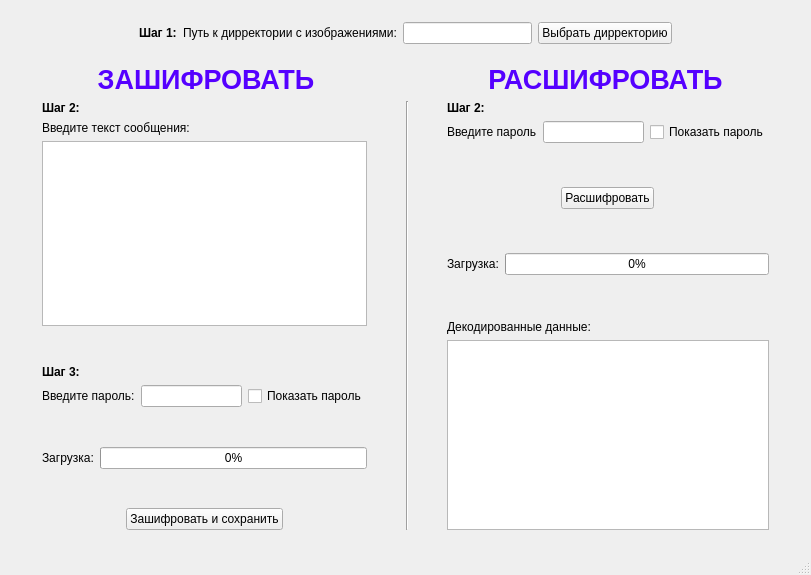
<?xml version="1.0" encoding="UTF-8"?>
<ui version="4.0">
 <class>MainWindow</class>
 <widget class="QMainWindow" name="MainWindow">
  <property name="geometry">
   <rect>
    <x>0</x>
    <y>0</y>
    <width>811</width>
    <height>575</height>
   </rect>
  </property>
  <property name="windowTitle">
   <string>Steganography Software</string>
  </property>
  <property name="autoFillBackground">
   <bool>false</bool>
  </property>
  <property name="styleSheet">
   <string notr="true"/>
  </property>
  <widget class="QWidget" name="centralwidget">
   <layout class="QVBoxLayout" name="verticalLayout_5">
    <item>
     <spacer name="verticalSpacer_5">
      <property name="orientation">
       <enum>Qt::Vertical</enum>
      </property>
      <property name="sizeHint" stdset="0">
       <size>
        <width>20</width>
        <height>40</height>
       </size>
      </property>
     </spacer>
    </item>
    <item>
     <layout class="QHBoxLayout" name="horizontalLayout_2">
      <item>
       <spacer name="horizontalSpacer_5">
        <property name="orientation">
         <enum>Qt::Horizontal</enum>
        </property>
        <property name="sizeHint" stdset="0">
         <size>
          <width>40</width>
          <height>20</height>
         </size>
        </property>
       </spacer>
      </item>
      <item>
       <widget class="QLabel" name="label_4">
        <property name="text">
         <string>&lt;html&gt;&lt;head/&gt;&lt;body&gt;&lt;p&gt;&lt;span style=&quot; font-weight:600;&quot;&gt;Шаг 1:&lt;/span&gt;&lt;/p&gt;&lt;/body&gt;&lt;/html&gt;</string>
        </property>
       </widget>
      </item>
      <item>
       <widget class="QLabel" name="label_3">
        <property name="text">
         <string>Путь к дирректории с изображениями:</string>
        </property>
       </widget>
      </item>
      <item>
       <widget class="QLineEdit" name="lineEdit"/>
      </item>
      <item>
       <widget class="QPushButton" name="pushButton">
        <property name="autoFillBackground">
         <bool>false</bool>
        </property>
        <property name="text">
         <string>Выбрать дирректорию</string>
        </property>
        <property name="autoDefault">
         <bool>true</bool>
        </property>
       </widget>
      </item>
      <item>
       <spacer name="horizontalSpacer_6">
        <property name="orientation">
         <enum>Qt::Horizontal</enum>
        </property>
        <property name="sizeHint" stdset="0">
         <size>
          <width>40</width>
          <height>20</height>
         </size>
        </property>
       </spacer>
      </item>
     </layout>
    </item>
    <item>
     <spacer name="verticalSpacer_7">
      <property name="orientation">
       <enum>Qt::Vertical</enum>
      </property>
      <property name="sizeHint" stdset="0">
       <size>
        <width>20</width>
        <height>40</height>
       </size>
      </property>
     </spacer>
    </item>
    <item>
     <layout class="QHBoxLayout" name="horizontalLayout">
      <item>
       <widget class="QLabel" name="label">
        <property name="text">
         <string>&lt;html&gt;&lt;head/&gt;&lt;body&gt;&lt;p align=&quot;center&quot;&gt;&lt;span style=&quot; font-size:20pt; font-weight:600; color:#5500ff;&quot;&gt;ЗАШИФРОВАТЬ&lt;/span&gt;&lt;/p&gt;&lt;/body&gt;&lt;/html&gt;</string>
        </property>
       </widget>
      </item>
      <item>
       <widget class="QLabel" name="label_2">
        <property name="text">
         <string>&lt;html&gt;&lt;head/&gt;&lt;body&gt;&lt;p align=&quot;center&quot;&gt;&lt;span style=&quot; font-size:20pt; font-weight:600; color:#5500ff;&quot;&gt;РАСШИФРОВАТЬ&lt;/span&gt;&lt;/p&gt;&lt;/body&gt;&lt;/html&gt;</string>
        </property>
       </widget>
      </item>
     </layout>
    </item>
    <item>
     <layout class="QHBoxLayout" name="horizontalLayout_5">
      <item>
       <spacer name="horizontalSpacer_3">
        <property name="orientation">
         <enum>Qt::Horizontal</enum>
        </property>
        <property name="sizeHint" stdset="0">
         <size>
          <width>40</width>
          <height>20</height>
         </size>
        </property>
       </spacer>
      </item>
      <item>
       <layout class="QVBoxLayout" name="verticalLayout_2">
        <item>
         <layout class="QVBoxLayout" name="verticalLayout">
          <item>
           <widget class="QLabel" name="label_5">
            <property name="text">
             <string>&lt;html&gt;&lt;head/&gt;&lt;body&gt;&lt;p&gt;&lt;span style=&quot; font-weight:600;&quot;&gt;Шаг 2:&lt;/span&gt;&lt;/p&gt;&lt;/body&gt;&lt;/html&gt;</string>
            </property>
           </widget>
          </item>
          <item>
           <widget class="QLabel" name="label_7">
            <property name="text">
             <string>Введите текст сообщения:</string>
            </property>
           </widget>
          </item>
          <item>
           <widget class="QPlainTextEdit" name="plainTextEdit"/>
          </item>
         </layout>
        </item>
        <item>
         <spacer name="verticalSpacer_2">
          <property name="orientation">
           <enum>Qt::Vertical</enum>
          </property>
          <property name="sizeHint" stdset="0">
           <size>
            <width>20</width>
            <height>40</height>
           </size>
          </property>
         </spacer>
        </item>
        <item>
         <widget class="QLabel" name="label_8">
          <property name="text">
           <string>&lt;html&gt;&lt;head/&gt;&lt;body&gt;&lt;p&gt;&lt;span style=&quot; font-weight:600;&quot;&gt;Шаг 3:&lt;/span&gt;&lt;/p&gt;&lt;/body&gt;&lt;/html&gt;</string>
          </property>
         </widget>
        </item>
        <item>
         <layout class="QHBoxLayout" name="horizontalLayout_3">
          <item>
           <widget class="QLabel" name="label_9">
            <property name="text">
             <string>Введите пароль:</string>
            </property>
           </widget>
          </item>
          <item>
           <widget class="QLineEdit" name="lineEdit_2">
            <property name="inputMethodHints">
             <set>Qt::ImhHiddenText|Qt::ImhNoAutoUppercase|Qt::ImhNoPredictiveText|Qt::ImhSensitiveData</set>
            </property>
            <property name="echoMode">
             <enum>QLineEdit::Password</enum>
            </property>
           </widget>
          </item>
          <item>
           <widget class="QCheckBox" name="checkBox">
            <property name="text">
             <string>Показать пароль</string>
            </property>
           </widget>
          </item>
         </layout>
        </item>
        <item>
         <spacer name="verticalSpacer_9">
          <property name="orientation">
           <enum>Qt::Vertical</enum>
          </property>
          <property name="sizeHint" stdset="0">
           <size>
            <width>20</width>
            <height>40</height>
           </size>
          </property>
         </spacer>
        </item>
        <item>
         <layout class="QHBoxLayout" name="horizontalLayout_6">
          <item>
           <widget class="QLabel" name="label_11">
            <property name="text">
             <string>Загрузка:</string>
            </property>
           </widget>
          </item>
          <item>
           <widget class="QProgressBar" name="progressBar">
            <property name="value">
             <number>0</number>
            </property>
            <property name="textVisible">
             <bool>true</bool>
            </property>
           </widget>
          </item>
         </layout>
        </item>
        <item>
         <spacer name="verticalSpacer">
          <property name="orientation">
           <enum>Qt::Vertical</enum>
          </property>
          <property name="sizeHint" stdset="0">
           <size>
            <width>20</width>
            <height>40</height>
           </size>
          </property>
         </spacer>
        </item>
        <item alignment="Qt::AlignHCenter">
         <widget class="QPushButton" name="pushButton_2">
          <property name="text">
           <string>Зашифровать и сохранить</string>
          </property>
         </widget>
        </item>
       </layout>
      </item>
      <item>
       <spacer name="horizontalSpacer">
        <property name="orientation">
         <enum>Qt::Horizontal</enum>
        </property>
        <property name="sizeHint" stdset="0">
         <size>
          <width>40</width>
          <height>20</height>
         </size>
        </property>
       </spacer>
      </item>
      <item>
       <widget class="Line" name="line">
        <property name="orientation">
         <enum>Qt::Vertical</enum>
        </property>
       </widget>
      </item>
      <item>
       <spacer name="horizontalSpacer_4">
        <property name="orientation">
         <enum>Qt::Horizontal</enum>
        </property>
        <property name="sizeHint" stdset="0">
         <size>
          <width>40</width>
          <height>20</height>
         </size>
        </property>
       </spacer>
      </item>
      <item>
       <layout class="QVBoxLayout" name="verticalLayout_4">
        <item>
         <widget class="QLabel" name="label_6">
          <property name="text">
           <string>&lt;html&gt;&lt;head/&gt;&lt;body&gt;&lt;p&gt;&lt;span style=&quot; font-weight:600;&quot;&gt;Шаг 2:&lt;/span&gt;&lt;/p&gt;&lt;/body&gt;&lt;/html&gt;</string>
          </property>
         </widget>
        </item>
        <item>
         <layout class="QHBoxLayout" name="horizontalLayout_4">
          <item>
           <widget class="QLabel" name="label_10">
            <property name="text">
             <string>Введите пароль</string>
            </property>
           </widget>
          </item>
          <item>
           <widget class="QLineEdit" name="lineEdit_3">
            <property name="inputMethodHints">
             <set>Qt::ImhHiddenText|Qt::ImhNoAutoUppercase|Qt::ImhNoPredictiveText|Qt::ImhSensitiveData</set>
            </property>
            <property name="echoMode">
             <enum>QLineEdit::Password</enum>
            </property>
           </widget>
          </item>
          <item>
           <widget class="QCheckBox" name="checkBox_2">
            <property name="text">
             <string>Показать пароль</string>
            </property>
           </widget>
          </item>
         </layout>
        </item>
        <item>
         <spacer name="verticalSpacer_4">
          <property name="orientation">
           <enum>Qt::Vertical</enum>
          </property>
          <property name="sizeHint" stdset="0">
           <size>
            <width>20</width>
            <height>40</height>
           </size>
          </property>
         </spacer>
        </item>
        <item alignment="Qt::AlignHCenter">
         <widget class="QPushButton" name="pushButton_3">
          <property name="text">
           <string notr="true">Расшифровать</string>
          </property>
          <property name="shortcut">
           <string notr="true"/>
          </property>
         </widget>
        </item>
        <item>
         <spacer name="verticalSpacer_8">
          <property name="orientation">
           <enum>Qt::Vertical</enum>
          </property>
          <property name="sizeHint" stdset="0">
           <size>
            <width>20</width>
            <height>40</height>
           </size>
          </property>
         </spacer>
        </item>
        <item>
         <layout class="QHBoxLayout" name="horizontalLayout_7">
          <item>
           <widget class="QLabel" name="label_13">
            <property name="text">
             <string>Загрузка:</string>
            </property>
           </widget>
          </item>
          <item>
           <widget class="QProgressBar" name="progressBar_2">
            <property name="enabled">
             <bool>true</bool>
            </property>
            <property name="maximum">
             <number>100</number>
            </property>
            <property name="value">
             <number>0</number>
            </property>
            <property name="textVisible">
             <bool>true</bool>
            </property>
           </widget>
          </item>
         </layout>
        </item>
        <item>
         <spacer name="verticalSpacer_3">
          <property name="orientation">
           <enum>Qt::Vertical</enum>
          </property>
          <property name="sizeHint" stdset="0">
           <size>
            <width>20</width>
            <height>40</height>
           </size>
          </property>
         </spacer>
        </item>
        <item>
         <layout class="QVBoxLayout" name="verticalLayout_3">
          <item>
           <widget class="QLabel" name="label_12">
            <property name="text">
             <string>Декодированные данные:</string>
            </property>
           </widget>
          </item>
          <item>
           <widget class="QPlainTextEdit" name="plainTextEdit_2">
            <property name="readOnly">
             <bool>true</bool>
            </property>
           </widget>
          </item>
         </layout>
        </item>
       </layout>
      </item>
      <item>
       <spacer name="horizontalSpacer_2">
        <property name="orientation">
         <enum>Qt::Horizontal</enum>
        </property>
        <property name="sizeHint" stdset="0">
         <size>
          <width>40</width>
          <height>20</height>
         </size>
        </property>
       </spacer>
      </item>
     </layout>
    </item>
    <item>
     <spacer name="verticalSpacer_6">
      <property name="orientation">
       <enum>Qt::Vertical</enum>
      </property>
      <property name="sizeHint" stdset="0">
       <size>
        <width>20</width>
        <height>40</height>
       </size>
      </property>
     </spacer>
    </item>
   </layout>
  </widget>
  <widget class="QMenuBar" name="menubar">
   <property name="geometry">
    <rect>
     <x>0</x>
     <y>0</y>
     <width>811</width>
     <height>21</height>
    </rect>
   </property>
  </widget>
  <widget class="QStatusBar" name="statusbar"/>
  <action name="actionAbout">
   <property name="text">
    <string>About</string>
   </property>
  </action>
 </widget>
 <resources/>
 <connections/>
</ui>
